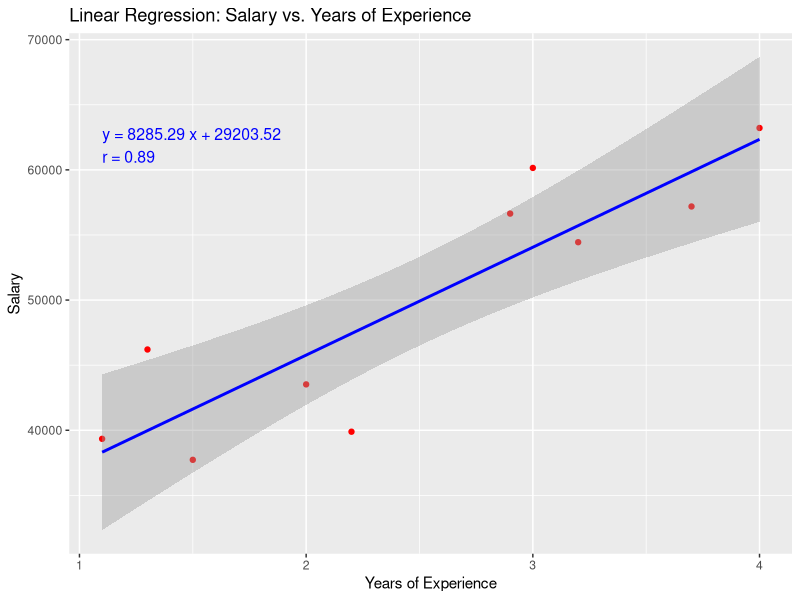

Generate this figure with R:
library(ggplot2)

dataset <- read.csv("regression_data.csv")
x <- dataset$YearsExperience
y <- dataset$Salary

lr.model <- lm(y ~ x)

slope <- coef(lr.model)[2]
intercept <- coef(lr.model)[1]
r <- cor(x, y) #Pearson correlation coefficient
y_pred <- predict(lr.model)

mse <- mean((y - y_pred)^2)

cat(sprintf("Slope (m):%.4f\n", slope))
cat(sprintf("Intercept (b):%.4f\n", intercept))
cat(sprintf("Correlation Coefficient (r):%.4f\n", r))
cat(sprintf("Mean Squared Error (MSE):%.4f\n", mse))

ggplot(dataset, aes(x = YearsExperience, y = Salary)) +
  geom_point(color = "red") +
  geom_smooth(method = "lm", se = TRUE, color = "blue") +
  annotate("text", x = min(x), y = max(y),
           label = paste("y =", round(slope, 2), "x +", round(intercept, 2),
                         "\nr =", round(r, 2)),
           hjust = 0, vjust = 1, size = 4, color = "blue") +
  ggtitle("Linear Regression: Salary vs. Years of Experience") +
  xlab("Years of Experience") +
  ylab("Salary")

summary(lr.model)
